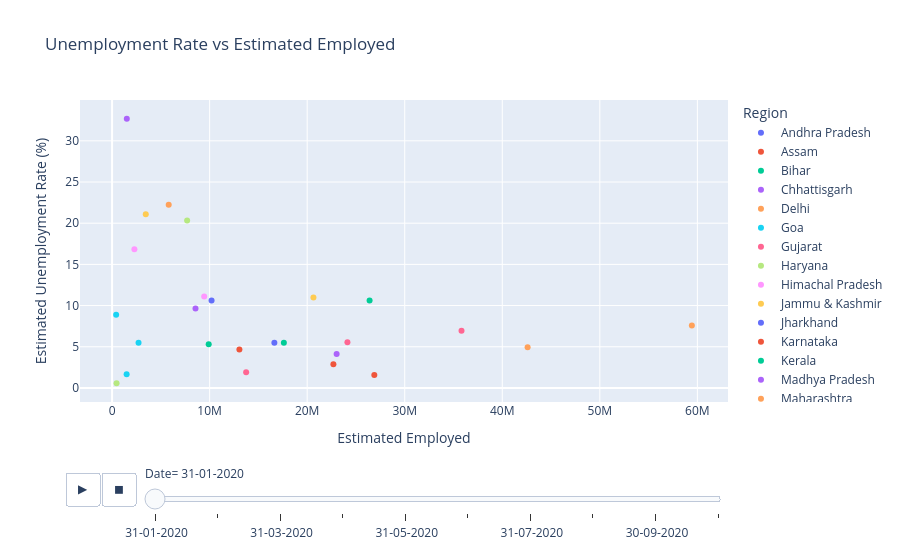

Notebook cell for this chart:
### Markdown cell above
# Scatter Plot for Unemployment Rate vs. Estimated Employed

### Code cell
fig = px.scatter(
    df2,
    x='Estimated Employed',
    y='Estimated Unemployment Rate (%)',
    color='Region',
    title='Unemployment Rate vs Estimated Employed',
    animation_frame="Date"
)
fig.show()

### Figure 1 — Plotly figure (JSON) as saved in the notebook; plotly's stock layout.template omitted (floating-point values rounded to 4 significant figures)
{"data": [{"hovertemplate": "Region=Andhra Pradesh<br>Date= 31-01-2020<br>Estimated Employed=%{x}<br>Estimated Unemployment Rate (%)=%{y}<extra></extra>", "legendgroup": "Andhra Pradesh", "marker": {"color": "#636efa", "symbol": "circle"}, "mode": "markers", "name": "Andhra Pradesh", "orientation": "v", "showlegend": true, "type": "scatter", "x": [16635535], "xaxis": "x", "y": [5.48], "yaxis": "y"}, {"hovertemplate": "Region=Assam<br>Date= 31-01-2020<br>Estimated Employed=%{x}<br>Estimated Unemployment Rate (%)=%{y}<extra></extra>", "legendgroup": "Assam", "marker": {"color": "#EF553B", "symbol": "circle"}, "mode": "markers", "name": "Assam", "orientation": "v", "showlegend": true, "type": "scatter", "x": [13051904], "xaxis": "x", "y": [4.66], "yaxis": "y"}, {"hovertemplate": "Region=Bihar<br>Date= 31-01-2020<br>Estimated Employed=%{x}<br>Estimated Unemployment Rate (%)=%{y}<extra></extra>", "legendgroup": "Bihar", "marker": {"color": "#00cc96", "symbol": "circle"}, "mode": "markers", "name": "Bihar", "orientation": "v", "showlegend": true, "type": "scatter", "x": [26397671], "xaxis": "x", "y": [10.61], "yaxis": "y"}, {"hovertemplate": "Region=Chhattisgarh<br>Date= 31-01-2020<br>Estimated Employed=%{x}<br>Estimated Unemployment Rate (%)=%{y}<extra></extra>", "legendgroup": "Chhattisgarh", "marker": {"color": "#ab63fa", "symbol": "circle"}, "mode": "markers", "name": "Chhattisgarh", "orientation": "v", "showlegend": true, "type": "scatter", "x": [8552172], "xaxis": "x", "y": [9.65], "yaxis": "y"}, {"hovertemplate": "Region=Delhi<br>Date= 31-01-2020<br>Estimated Employed=%{x}<br>Estimated Unemployment Rate (%)=%{y}<extra></extra>", "legendgroup": "Delhi", "marker": {"color": "#FFA15A", "symbol": "circle"}, "mode": "markers", "name": "Delhi", "orientation": "v", "showlegend": true, "type": "scatter", "x": [5805284], "xaxis": "x", "y": [22.23], "yaxis": "y"}, {"hovertemplate": "Region=Goa<br>Date= 31-01-2020<br>Estimated Employed=%{x}<br>Estimated Unemployment Rate (%)=%{y}<extra></extra>", "legendgroup": "Goa", "marker": {"color": "#19d3f3", "symbol": "circle"}, "mode": "markers", "name": "Goa", "orientation": "v", "showlegend": true, "type": "scatter", "x": [416750], "xaxis": "x", "y": [8.89], "yaxis": "y"}, {"hovertemplate": "Region=Gujarat<br>Date= 31-01-2020<br>Estimated Employed=%{x}<br>Estimated Unemployment Rate (%)=%{y}<extra></extra>", "legendgroup": "Gujarat", "marker": {"color": "#FF6692", "symbol": "circle"}, "mode": "markers", "name": "Gujarat", "orientation": "v", "showlegend": true, "type": "scatter", "x": [24126346], "xaxis": "x", "y": [5.54], "yaxis": "y"}, {"hovertemplate": "Region=Haryana<br>Date= 31-01-2020<br>Estimated Employed=%{x}<br>Estimated Unemployment Rate (%)=%{y}<extra></extra>", "legendgroup": "Haryana", "marker": {"color": "#B6E880", "symbol": "circle"}, "mode": "markers", "name": "Haryana", "orientation": "v", "showlegend": true, "type": "scatter", "x": [7693231], "xaxis": "x", "y": [20.34], "yaxis": "y"}, {"hovertemplate": "Region=Himachal Pradesh<br>Date= 31-01-2020<br>Estimated Employed=%{x}<br>Estimated Unemployment Rate (%)=%{y}<extra></extra>", "legendgroup": "Himachal Pradesh", "marker": {"color": "#FF97FF", "symbol": "circle"}, "mode": "markers", "name": "Himachal Pradesh", "orientation": "v", "showlegend": true, "type": "scatter", "x": [2287632], "xaxis": "x", "y": [16.83], "yaxis": "y"}, {"hovertemplate": "Region=Jammu & Kashmir<br>Date= 31-01-2020<br>Estimated Employed=%{x}<br>Estimated Unemployment Rate (%)=%{y}<extra></extra>", "legendgroup": "Jammu & Kashmir", "marker": {"color": "#FECB52", "symbol": "circle"}, "mode": "markers", "name": "Jammu & Kashmir", "orientation": "v", "showlegend": true, "type": "scatter", "x": [3453025], "xaxis": "x", "y": [21.08], "yaxis": "y"}, {"hovertemplate": "Region=Jharkhand<br>Date= 31-01-2020<br>Estimated Employed=%{x}<br>Estimated Unemployment Rate (%)=%{y}<extra></extra>", "legendgroup": "Jharkhand", "marker": {"color": "#636efa", "symbol": "circle"}, "mode": "markers", "name": "Jharkhand", "orientation": "v", "showlegend": true, "type": "scatter", "x": [10198029], "xaxis": "x", "y": [10.61], "yaxis": "y"}, {"hovertemplate": "Region=Karnataka<br>Date= 31-01-2020<br>Estimated Employed=%{x}<br>Estimated Unemployment Rate (%)=%{y}<extra></extra>", "legendgroup": "Karnataka", "marker": {"color": "#EF553B", "symbol": "circle"}, "mode": "markers", "name": "Karnataka", "orientation": "v", "showlegend": true, "type": "scatter", "x": [22688028], "xaxis": "x", "y": [2.86], "yaxis": "y"}, {"hovertemplate": "Region=Kerala<br>Date= 31-01-2020<br>Estimated Employed=%{x}<br>Estimated Unemployment Rate (%)=%{y}<extra></extra>", "legendgroup": "Kerala", "marker": {"color": "#00cc96", "symbol": "circle"}, "mode": "markers", "name": "Kerala", "orientation": "v", "showlegend": true, "type": "scatter", "x": [9904534], "xaxis": "x", "y": [5.31], "yaxis": "y"}, {"hovertemplate": "Region=Madhya Pradesh<br>Date= 31-01-2020<br>Estimated Employed=%{x}<br>Estimated Unemployment Rate (%)=%{y}<extra></extra>", "legendgroup": "Madhya Pradesh", "marker": {"color": "#ab63fa", "symbol": "circle"}, "mode": "markers", "name": "Madhya Pradesh", "orientation": "v", "showlegend": true, "type": "scatter", "x": [23018632], "xaxis": "x", "y": [4.11], "yaxis": "y"}, {"hovertemplate": "Region=Maharashtra<br>Date= 31-01-2020<br>Estimated Employed=%{x}<br>Estimated Unemployment Rate (%)=%{y}<extra></extra>", "legendgroup": "Maharashtra", "marker": {"color": "#FFA15A", "symbol": "circle"}, "mode": "markers", "name": "Maharashtra", "orientation": "v", "showlegend": true, "type": "scatter", "x": [42596868], "xaxis": "x", "y": [4.95], "yaxis": "y"}, {"hovertemplate": "Region=Meghalaya<br>Date= 31-01-2020<br>Estimated Employed=%{x}<br>Estimated Unemployment Rate (%)=%{y}<extra></extra>", "legendgroup": "Meghalaya", "marker": {"color": "#19d3f3", "symbol": "circle"}, "mode": "markers", "name": "Meghalaya", "orientation": "v", "showlegend": true, "type": "scatter", "x": [1491093], "xaxis": "x", "y": [1.66], "yaxis": "y"}, {"hovertemplate": "Region=Odisha<br>Date= 31-01-2020<br>Estimated Employed=%{x}<br>Estimated Unemployment Rate (%)=%{y}<extra></extra>", "legendgroup": "Odisha", "marker": {"color": "#FF6692", "symbol": "circle"}, "mode": "markers", "name": "Odisha", "orientation": "v", "showlegend": true, "type": "scatter", "x": [13743448], "xaxis": "x", "y": [1.9], "yaxis": "y"}, {"hovertemplate": "Region=Puducherry<br>Date= 31-01-2020<br>Estimated Employed=%{x}<br>Estimated Unemployment Rate (%)=%{y}<extra></extra>", "legendgroup": "Puducherry", "marker": {"color": "#B6E880", "symbol": "circle"}, "mode": "markers", "name": "Puducherry", "orientation": "v", "showlegend": true, "type": "scatter", "x": [457950], "xaxis": "x", "y": [0.58], "yaxis": "y"}, {"hovertemplate": "Region=Punjab<br>Date= 31-01-2020<br>Estimated Employed=%{x}<br>Estimated Unemployment Rate (%)=%{y}<extra></extra>", "legendgroup": "Punjab", "marker": {"color": "#FF97FF", "symbol": "circle"}, "mode": "markers", "name": "Punjab", "orientation": "v", "showlegend": true, "type": "scatter", "x": [9442093], "xaxis": "x", "y": [11.11], "yaxis": "y"}, {"hovertemplate": "Region=Rajasthan<br>Date= 31-01-2020<br>Estimated Employed=%{x}<br>Estimated Unemployment Rate (%)=%{y}<extra></extra>", "legendgroup": "Rajasthan", "marker": {"color": "#FECB52", "symbol": "circle"}, "mode": "markers", "name": "Rajasthan", "orientation": "v", "showlegend": true, "type": "scatter", "x": [20641716], "xaxis": "x", "y": [10.97], "yaxis": "y"}, {"hovertemplate": "Region=Tamil Nadu<br>Date= 31-01-2020<br>Estimated Employed=%{x}<br>Estimated Unemployment Rate (%)=%{y}<extra></extra>", "legendgroup": "Tamil Nadu", "marker": {"color": "#EF553B", "symbol": "circle"}, "mode": "markers", "name": "Tamil Nadu", "orientation": "v", "showlegend": true, "type": "scatter", "x": [26881641], "xaxis": "x", "y": [1.57], "yaxis": "y"}, {"hovertemplate": "Region=Telangana<br>Date= 31-01-2020<br>Estimated Employed=%{x}<br>Estimated Unemployment Rate (%)=%{y}<extra></extra>", "legendgroup": "Telangana", "marker": {"color": "#00cc96", "symbol": "circle"}, "mode": "markers", "name": "Telangana", "orientation": "v", "showlegend": true, "type": "scatter", "x": [17609295], "xaxis": "x", "y": [5.49], "yaxis": "y"}, {"hovertemplate": "Region=Tripura<br>Date= 31-01-2020<br>Estimated Employed=%{x}<br>Estimated Unemployment Rate (%)=%{y}<extra></extra>", "legendgroup": "Tripura", "marker": {"color": "#ab63fa", "symbol": "circle"}, "mode": "markers", "name": "Tripura", "orientation": "v", "showlegend": true, "type": "scatter", "x": [1508130], "xaxis": "x", "y": [32.67], "yaxis": "y"}, {"hovertemplate": "Region=Uttar Pradesh<br>Date= 31-01-2020<br>Estimated Employed=%{x}<br>Estimated Unemployment Rate (%)=%{y}<extra></extra>", "legendgroup": "Uttar Pradesh", "marker": {"color": "#FFA15A", "symbol": "circle"}, "mode": "markers", "name": "Uttar Pradesh", "orientation": "v", "showlegend": true, "type": "scatter", "x": [59433759], "xaxis": "x", "y": [7.58], "yaxis": "y"}, {"hovertemplate": "Region=Uttarakhand<br>Date= 31-01-2020<br>Estimated Employed=%{x}<br>Estimated Unemployment Rate (%)=%{y}<extra></extra>", "legendgroup": "Uttarakhand", "marker": {"color": "#19d3f3", "symbol": "circle"}, "mode": "markers", "name": "Uttarakhand", "orientation": "v", "showlegend": true, "type": "scatter", "x": [2711639], "xaxis": "x", "y": [5.49], "yaxis": "y"}, {"hovertemplate": "Region=West Bengal<br>Date= 31-01-2020<br>Estimated Employed=%{x}<br>Estimated Unemployment Rate (%)=%{y}<extra></extra>", "legendgroup": "West Bengal", "marker": {"color": "#FF6692", "symbol": "circle"}, "mode": "markers", "name": "West Bengal", "orientation": "v", "showlegend": true, "type": "scatter", "x": [35820789], "xaxis": "x", "y": [6.94], "yaxis": "y"}], "layout": {"legend": {"title": {"text": "Region"}, "tracegroupgap": 0}, "sliders": [{"active": 0, "currentvalue": {"prefix": "Date="}, "len": 0.9, "pad": {"b": 10, "t": 60}, "steps": [{"args": [[" 31-01-2020"], {"frame": {"duration": 0, "redraw": false}, "fromcurrent": true, "mode": "immediate", "transition": {"duration": 0, "easing": "linear"}}], "label": " 31-01-2020", "method": "animate"}, {"args": [[" 29-02-2020"], {"frame": {"duration": 0, "redraw": false}, "fromcurrent": true, "mode": "immediate", "transition": {"duration": 0, "easing": "linear"}}], "label": " 29-02-2020", "method": "animate"}, {"args": [[" 31-03-2020"], {"frame": {"duration": 0, "redraw": false}, "fromcurrent": true, "mode": "immediate", "transition": {"duration": 0, "easing": "linear"}}], "label": " 31-03-2020", "method": "animate"}, {"args": [[" 30-04-2020"], {"frame": {"duration": 0, "redraw": false}, "fromcurrent": true, "mode": "immediate", "transition": {"duration": 0, "easing": "linear"}}], "label": " 30-04-2020", "method": "animate"}, {"args": [[" 31-05-2020"], {"frame": {"duration": 0, "redraw": false}, "fromcurrent": true, "mode": "immediate", "transition": {"duration": 0, "easing": "linear"}}], "label": " 31-05-2020", "method": "animate"}, {"args": [[" 30-06-2020"], {"frame": {"duration": 0, "redraw": false}, "fromcurrent": true, "mode": "immediate", "transition": {"duration": 0, "easing": "linear"}}], "label": " 30-06-2020", "method": "animate"}, {"args": [[" 31-07-2020"], {"frame": {"duration": 0, "redraw": false}, "fromcurrent": true, "mode": "immediate", "transition": {"duration": 0, "easing": "linear"}}], "label": " 31-07-2020", "method": "animate"}, {"args": [[" 31-08-2020"], {"frame": {"duration": 0, "redraw": false}, "fromcurrent": true, "mode": "immediate", "transition": {"duration": 0, "easing": "linear"}}], "label": " 31-08-2020", "method": "animate"}, {"args": [[" 30-09-2020"], {"frame": {"duration": 0, "redraw": false}, "fromcurrent": true, "mode": "immediate", "transition": {"duration": 0, "easing": "linear"}}], "label": " 30-09-2020", "method": "animate"}, {"args": [[" 31-10-2020"], {"frame": {"duration": 0, "redraw": false}, "fromcurrent": true, "mode": "immediate", "transition": {"duration": 0, "easing": "linear"}}], "label": " 31-10-2020", "method": "animate"}], "x": 0.1, "xanchor": "left", "y": 0, "yanchor": "top"}], "title": {"text": "Unemployment Rate vs Estimated Employed"}, "updatemenus": [{"buttons": [{"args": [null, {"frame": {"duration": 500, "redraw": false}, "fromcurrent": true, "mode": "immediate", "transition": {"duration": 500, "easing": "linear"}}], "label": "&#9654;", "method": "animate"}, {"args": [[null], {"frame": {"duration": 0, "redraw": false}, "fromcurrent": true, "mode": "immediate", "transition": {"duration": 0, "easing": "linear"}}], "label": "&#9724;", "method": "animate"}], "direction": "left", "pad": {"r": 10, "t": 70}, "showactive": false, "type": "buttons", "x": 0.1, "xanchor": "right", "y": 0, "yanchor": "top"}], "xaxis": {"anchor": "y", "domain": [0, 1], "title": {"text": "Estimated Employed"}}, "yaxis": {"anchor": "x", "domain": [0, 1], "title": {"text": "Estimated Unemployment Rate (%)"}}}}
